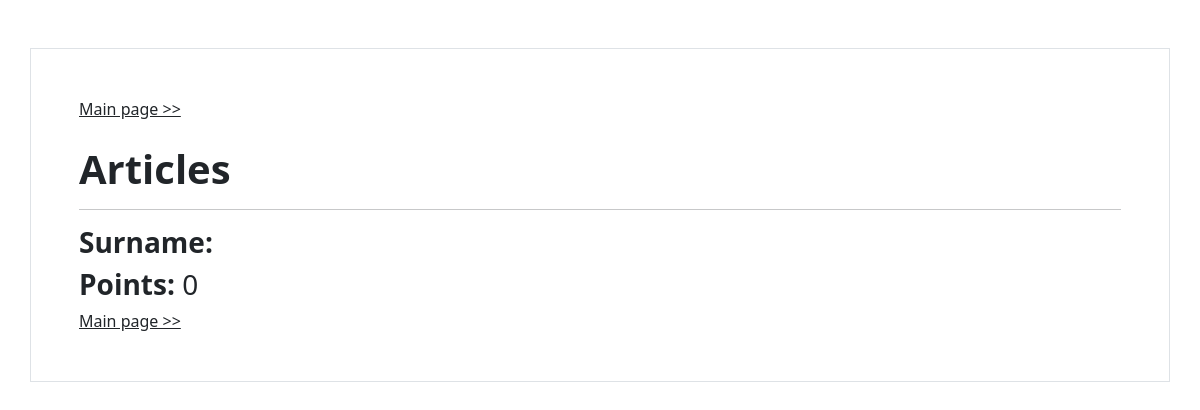
The app's page /articles/6, older data.
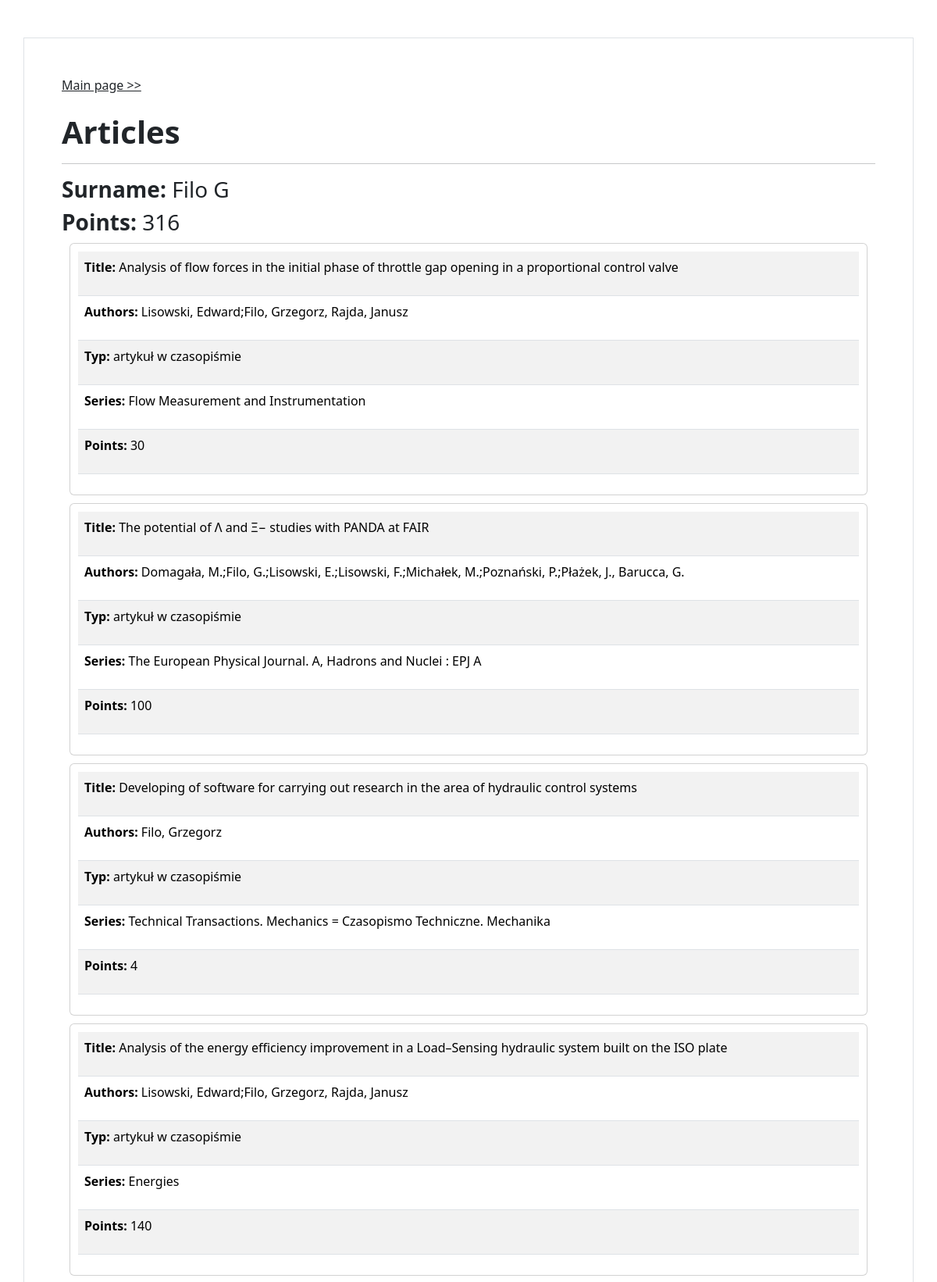
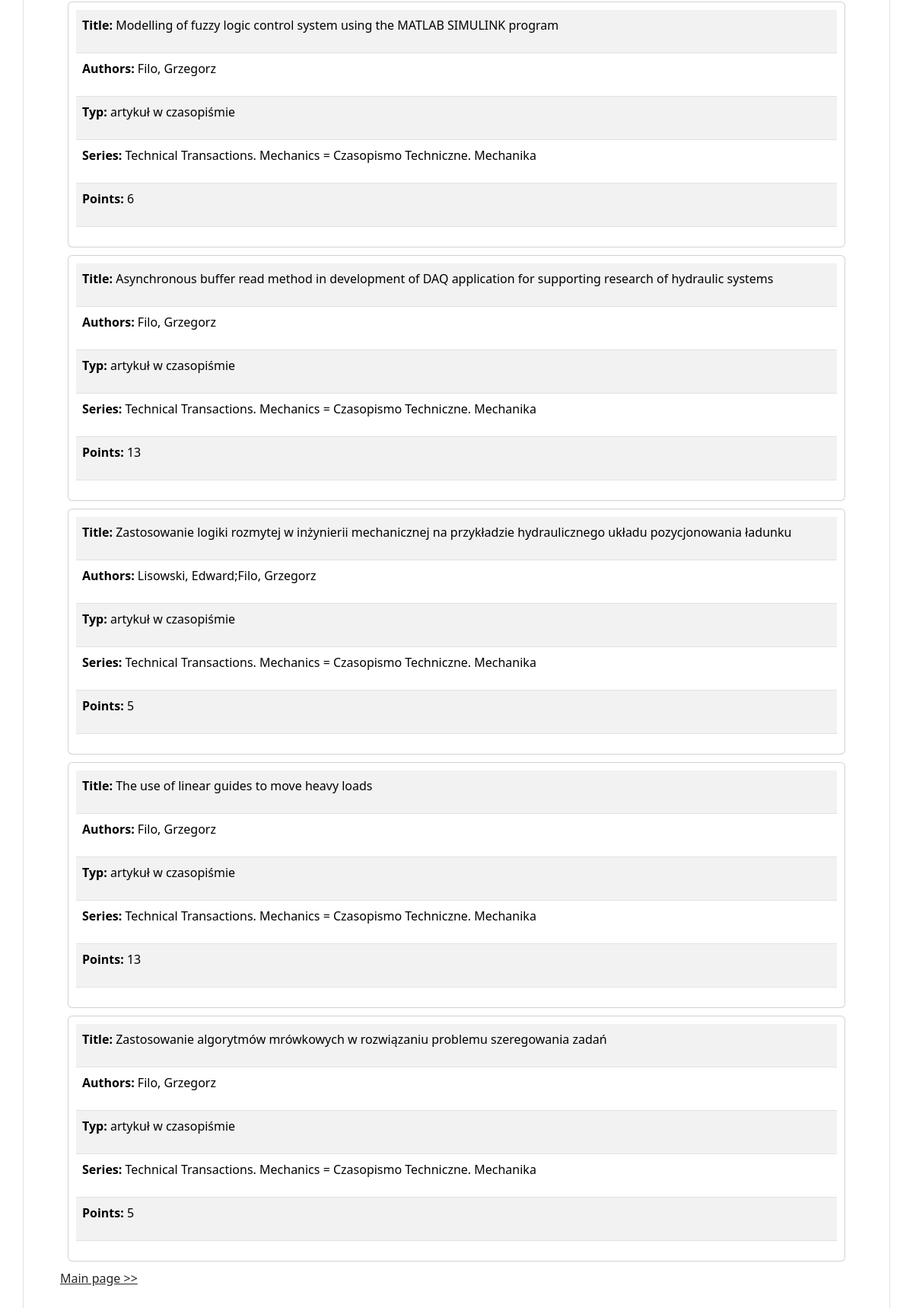
The same page, newer data (2 pictures, top to bottom).
### biblos/models.py (models this page shows)
class Author(models.Model):
    name = models.CharField(max_length = 200, blank=True, null=True, unique = True)
    class Meta:
        db_table = 'author'

class Article(models.Model):
    author = models.ForeignKey(Author, on_delete=models.CASCADE)
    title = models.CharField(max_length = 200)
    authors = models.CharField(max_length = 200, blank=True, null=True)
    ext_authors = models.CharField(max_length = 200, blank=True, null=True)
    typ = models.CharField(max_length = 200, blank=True, null=True)
    series = models.CharField(max_length = 200, blank=True, null=True)
    release_data = models.CharField(max_length = 200, blank=True, null=True)
    points = models.IntegerField(blank=True, null=True)
    mnisw_list = models.CharField(max_length = 200, blank=True, null=True)
    impact = models.CharField(max_length = 200, blank=True, null=True)
    class Meta:
        db_table = 'article'

### biblos/views.py (the view)
# urls.py: path('articles/<int:id>', views.author_view, name='articles')
def author_view(request, id):
    author = Author.objects.filter(id=id).first()
    articles = Article.objects.filter(author=author, points__gt=0)
    points = 0
    for article in articles:
        points+=article.points
    context = dict({ "author" : author, "articles":articles, "points": points })
    return render(request, 'biblos/author_view.html', context=context)

### biblos/templates/biblos/author_view.html (shortened to what this page needs)
{% extends 'biblos/base.html' %}
{% block content %}
<div class="container p-5 my-5 border">
    <a href='/' class="link-dark">Main page &gt;&gt;</a>
    <br>
    <br>
    <p class="h1" class="text-align: center"><b>Articles</b></p>
    <hr>
    <p class="h3"><b>Surname: </b>{{author.name}}</p>
    <p class="h3"><b>Points: </b>{{points}}</p>
    {% for article in articles %}
        <div class="card" style="padding:10px; margin: 10px">
            <table class="table table-striped" >
                <tr><td><p id="article"><b>Title: </b>{{article.title}}</p></td></tr>
                <tr><td><p id="article"><b>Authors: </b>{{article.authors}}{% if article.ext_authors %}, {{article.ext_authors}}{% endif %}</p></td></tr>
                {% if article.typ %}<tr><td><p id="article"><b>Typ: </b>{{article.typ}}</p></td></tr>{% endif %}
                {% if article.series %}<tr><td><p id="article"><b>Series: </b>{{article.series}}</p></td></tr>{% endif %}
                {% if article.points %}<tr><td><p id="article"><b>Points: </b>{{article.points}}</p></td></tr>{% endif %}
            </table>
        </div>
    {% endfor %}
    <a href='/' class="link-dark">Main page &gt;&gt;</a>
</div>
{% endblock %}

Row changes from the older to the newer data that the page shows:
added Author: name "Filo G"
added Article: title "Analysis of flow forces in the initial phase of throttle gap opening in a proportional control valve", authors "Lisowski, Edward;Filo, Grzegorz", ext_authors "Rajda, Janusz", typ "artykuł w czasopiśmie", series "Flow Measurement and Instrumentation", points "30"
added Article: title "The potential of Λ and Ξ− studies with PANDA at FAIR", authors "Domagała, M.;Filo, G.;Lisowski, E.;Lisowski, F.;Michałek, M.;Poznański, P.;Płażek, J.", ext_authors "Barucca, G.", typ "artykuł w czasopiśmie", series "The European Physical Journal. A, Hadrons and Nuclei : EPJ A", points "100"
added Article: title "Developing of software for carrying out research in the area of hydraulic control systems", authors "Filo, Grzegorz", typ "artykuł w czasopiśmie", series "Technical Transactions. Mechanics = Czasopismo Techniczne. Mechanika", points "4"
added Article: title "Analysis of the energy efficiency improvement in a Load–Sensing hydraulic system built on the ISO plate", authors "Lisowski, Edward;Filo, Grzegorz", ext_authors "Rajda, Janusz", typ "artykuł w czasopiśmie", series "Energies", points "140"
added Article: title "Modelling of fuzzy logic control system using the MATLAB SIMULINK program", authors "Filo, Grzegorz", typ "artykuł w czasopiśmie", series "Technical Transactions. Mechanics = Czasopismo Techniczne. Mechanika", points "6"
added Article: title "Asynchronous buffer read method in development of DAQ application for supporting research of hydraulic systems", authors "Filo, Grzegorz", typ "artykuł w czasopiśmie", series "Technical Transactions. Mechanics = Czasopismo Techniczne. Mechanika", points "13"
added Article: title "Zastosowanie logiki rozmytej w inżynierii mechanicznej na przykładzie hydraulicznego układu pozycjonowania ładunku", authors "Lisowski, Edward;Filo, Grzegorz", typ "artykuł w czasopiśmie", series "Technical Transactions. Mechanics = Czasopismo Techniczne. Mechanika", points "5"
added Article: title "The use of linear guides to move heavy loads", authors "Filo, Grzegorz", typ "artykuł w czasopiśmie", series "Technical Transactions. Mechanics = Czasopismo Techniczne. Mechanika", points "13"
added Article: title "Zastosowanie algorytmów mrówkowych w rozwiązaniu problemu szeregowania zadań", authors "Filo, Grzegorz", typ "artykuł w czasopiśmie", series "Technical Transactions. Mechanics = Czasopismo Techniczne. Mechanika", points "5"
Text that changed along with them:
{{ points }}: "0" → "316"
